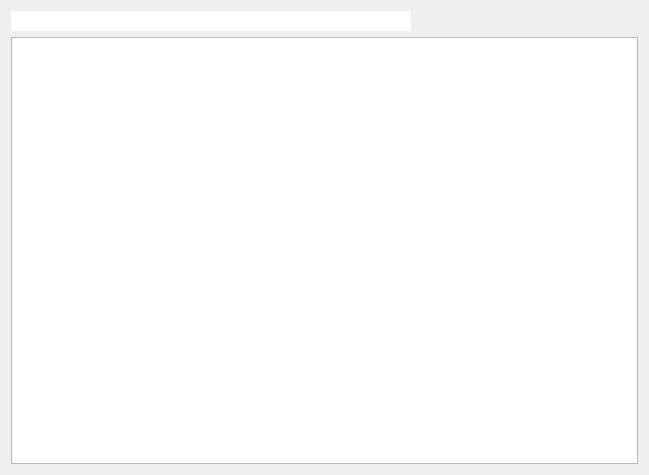
<?xml version="1.0" encoding="UTF-8"?>
<ui version="4.0">
 <class>C_UiTextEditor</class>
 <widget class="QWidget" name="C_UiTextEditor">
  <property name="geometry">
   <rect>
    <x>0</x>
    <y>0</y>
    <width>649</width>
    <height>475</height>
   </rect>
  </property>
  <property name="windowTitle">
   <string>Form</string>
  </property>
  <layout class="QVBoxLayout" name="verticalLayout">
   <item>
    <layout class="QHBoxLayout" name="horizontalLayout">
     <item>
      <widget class="QLineEdit" name="NameLineEdit">
       <property name="minimumSize">
        <size>
         <width>400</width>
         <height>20</height>
        </size>
       </property>
       <property name="maximumSize">
        <size>
         <width>16777215</width>
         <height>20</height>
        </size>
       </property>
       <property name="frame">
        <bool>false</bool>
       </property>
       <property name="readOnly">
        <bool>true</bool>
       </property>
      </widget>
     </item>
     <item>
      <spacer name="horizontalSpacer">
       <property name="orientation">
        <enum>Qt::Horizontal</enum>
       </property>
       <property name="sizeHint" stdset="0">
        <size>
         <width>40</width>
         <height>20</height>
        </size>
       </property>
      </spacer>
     </item>
    </layout>
   </item>
   <item>
    <widget class="QPlainTextEdit" name="PlainTextEdit"/>
   </item>
  </layout>
 </widget>
 <resources/>
 <connections/>
</ui>
